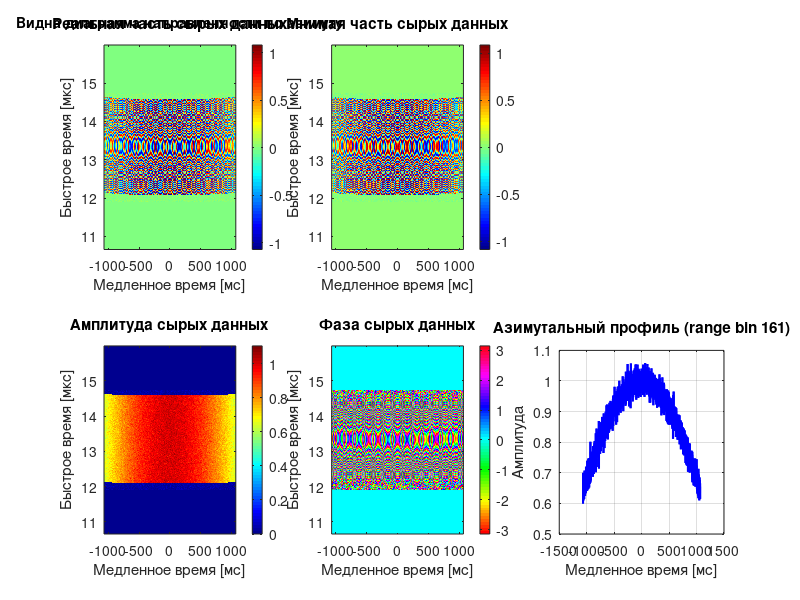
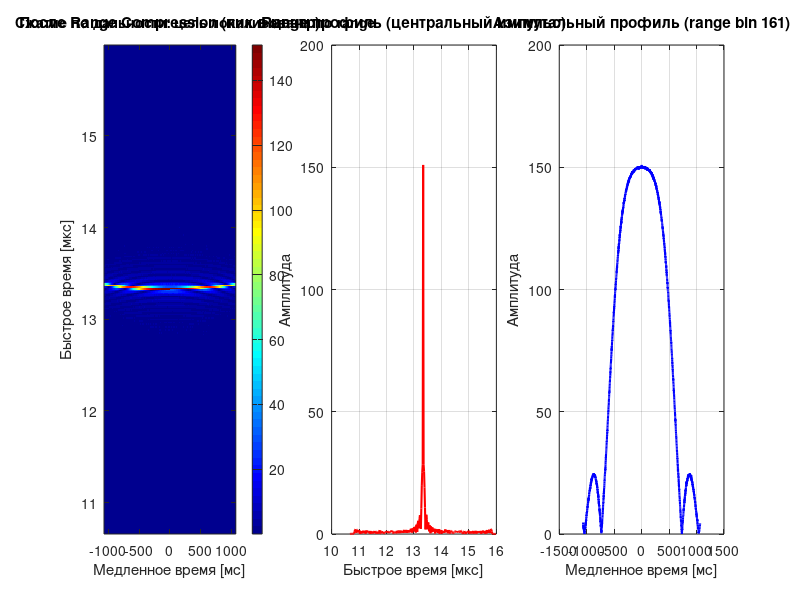
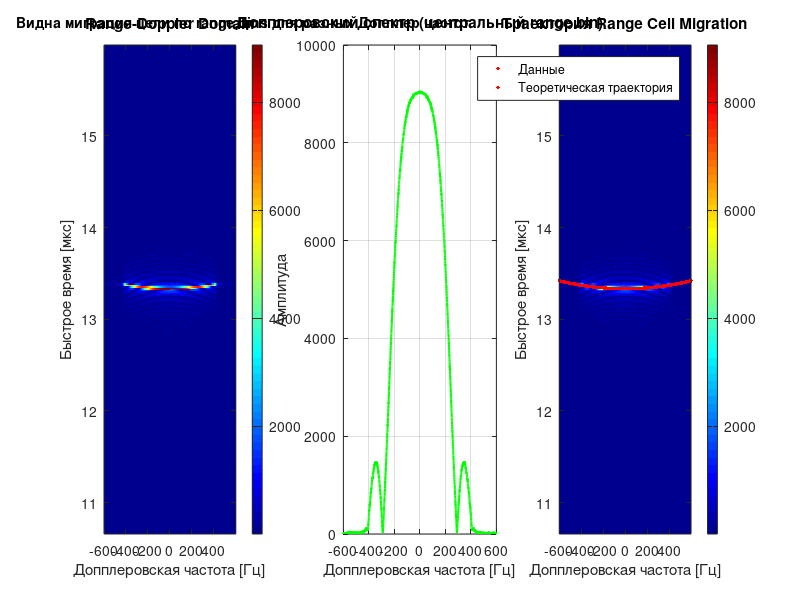
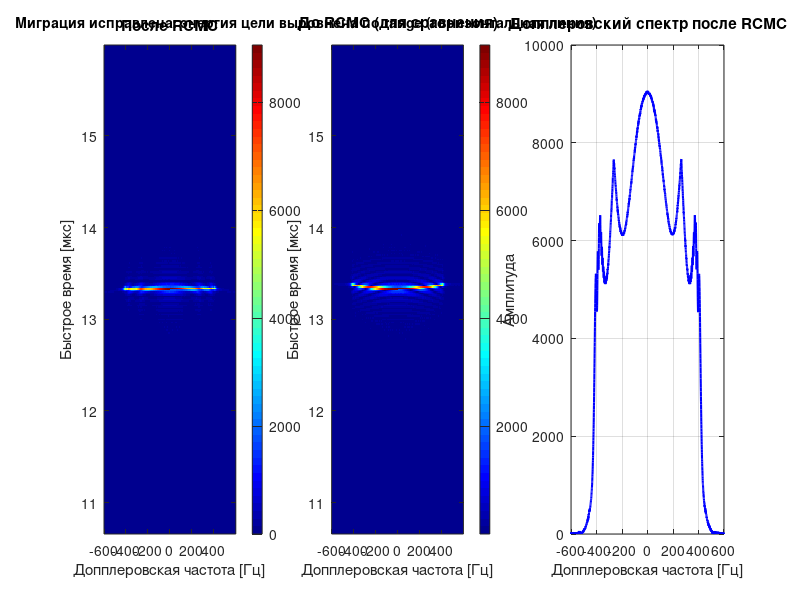

Write the MATLAB code that produced these figures, in order.
% =========================================================================
% Simplified RDA Demo - Single Point Target
% =========================================================================
%
% Упрощённая демонстрация для изучения каждого этапа RDA
% на примере ОДНОЙ точечной цели
%
% Позволяет:
%   - Визуализировать сигнал на каждом этапе
%   - Понять влияние каждой операции
%   - Экспериментировать с параметрами
%
% =========================================================================

clear; close all; clc;

%% ========================================================================
% ПАРАМЕТРЫ - упрощённые для наглядности
% =========================================================================

c = 3e8;                            % Скорость света [м/с]
f0 = 5.3e9;                         % Несущая частота [Гц]
lambda = c / f0;                    % Длина волны [м]

% Параметры платформы
Vr = 150;                           % Скорость [м/с]

% Параметры сигнала
Tr = 2.5e-6;                        % Длительность импульса [с]
Kr = 20e12;                         % Частота модуляции [Гц/с]
Br = abs(Kr * Tr);                  % Полоса [Гц]

% Параметры дискретизации
Fs = 60e6;                          % Частота дискретизации по range [Гц]
PRF = 1200;                         % ЧПИ [Гц]

% Параметры сцены
R0 = 2e3;                           % Дистанция до цели [м]
theta_squint = deg2rad(0);          % Угол squint [рад] Был 3.5 градуса, убрал

% Размеры данных (малые для наглядности)
Naz = 2560;                         % Число импульсов
Nrg = 320;                          % Отсчётов на импульс

Lsca = Naz / PRF * Vr;              % Размер сцены по азимуту [м]
La = lambda * R0 / Lsca;            % Апертура антенны в азимутуальной плоскости [м]

% Доплеровские параметры
f_dc = -2*Vr/lambda * sin(theta_squint); % Допплер центроид [Гц]

fprintf('=== ПАРАМЕТРЫ ===\n');
fprintf('Несущая частота: %.2f ГГц\n', f0/1e9);
fprintf('Длина волны: %.4f м\n', lambda);
fprintf('Разрешение по дальности: %.2f м\n', c/(2*Br));
fprintf('Угол squint: %.2f град\n', rad2deg(theta_squint));
fprintf('Допплер центроид: %.1f Гц\n', f_dc);
fprintf('\n');

%% ========================================================================
% ГЕНЕРАЦИЯ СЫРЫХ ДАННЫХ - одна цель в центре
% =========================================================================

fprintf('Генерация сырых данных для одной цели...\n');

% Оси времени
tau0   = 2*R0/c;                               % задержка до цели
t_fast = tau0 + ((0:Nrg-1) - Nrg/2) / Fs;      % окно вокруг tau0 (строб приёма)
eta_slow = ((0:Naz-1) - Naz/2) / PRF; % Медленное время [с]

% Положение цели - в центре
eta0 = 0;                           % Цель в центре окна по медленному времени
A0 = 1.0;                           % Амплитуда

% Инициализация
S_raw = zeros(Nrg, Naz);

% Генерация сигнала
for m = 1:Naz
    eta = eta_slow(m);  % Время
    
    % История дальности (гипербола)
    R_eta = sqrt(R0^2 + Vr^2 * (eta - eta0)^2);
    
    % Задержка сигнала до цели и обратно
    tau = 2 * R_eta / c;
    
    % Угол на цель
    theta_target = atan2(Vr * (eta-eta0), R0);
    % Доплеровское смещение (справочно, не используется в расчётах)
    doppler = 2 * Vr / lambda * sin(theta_target);
    % Угол относительно максимума антенны
    theta_wa = theta_target - theta_squint;
    % ЛЧМ сигнал
    % по формуле 4.39 из Cumming, 2005.
    % t_fast - окно, фиксировано для R0
    % tau - задержка до цели и обратно, зависит от текущей дальности
    % t_centered - ноль соответствует середине LFM сигнала
    t_centered = t_fast - tau;
    % окно для вырезки LFM - аналог w_r
    range_window = double(abs(t_centered) <= Tr/2);
    % Учёт диаграммы направленности антенны
    w_a = sinc(La * sin(theta_wa) / lambda);   
    % Фазовый член - изменение фазы несущей
    phase_term = exp(-1j * 4 * pi * R_eta / lambda);
    % ЛЧМ по полному окну
    chirp = exp(1j * pi * Kr * t_centered.^2);
    
    % Сигнал
    S_raw(:, m) = A0 * w_a * phase_term * (range_window .* chirp).';
end

fprintf('Max |S_raw| = %.3f\n', max(abs(S_raw(:))));

% Добавить шум
SNR_dB = 25;
signal_power = sum(abs(S_raw(:)).^2) / numel(S_raw);
noise_power = signal_power / (10^(SNR_dB/10));
S_raw = S_raw + sqrt(noise_power/2) * (randn(size(S_raw)) + 1j*randn(size(S_raw)));

% Обнулить края для последующей циклической свёртки
Lref = Tr * Fs + 1;    % Длинна опорного сигнала (нечетная)
Blank_raw = zeros(floor(Lref/2), Naz);
S_raw(1:floor(Lref/2), :) = Blank_raw; % Начало по дальности
S_raw(Nrg - floor(Lref/2) + 1:Nrg, :) = Blank_raw; % Конец по дальности
% Здесь ожидаем максимум свёрнутого сигнала
center_range_bin = floor(Nrg/2) + 1;
center_azimuth_bin = floor(Naz/2) + 1;

fprintf('Сырые данные: %d × %d\n\n', Nrg, Naz);

%% ========================================================================
% ВИЗУАЛИЗАЦИЯ: Raw Data
% =========================================================================

figure('Name', 'ЭТАП 0: Сырые данные', 'Position', [50 50 1400 500]);
% Реальная часть
subplot(2,3,1);
imagesc(eta_slow*1e3, t_fast*1e6, real(S_raw));
xlabel('Медленное время [мс]'); ylabel('Быстрое время [мкс]');
title('Реальная часть сырых данных');
colorbar; axis xy; colormap(gca, jet);

% Мнимая часть
subplot(2,3,2);
imagesc(eta_slow*1e3, t_fast*1e6, imag(S_raw));
xlabel('Медленное время [мс]'); ylabel('Быстрое время [мкс]');
title('Мнимая часть сырых данных');
colorbar; axis xy; colormap(gca, jet);

% Амплитуда
subplot(2,3,4);
imagesc(eta_slow*1e3, t_fast*1e6, abs(S_raw));
xlabel('Медленное время [мс]'); ylabel('Быстрое время [мкс]');
title('Амплитуда сырых данных');
colorbar; axis xy; colormap(gca, jet);

% Фаза
subplot(2,3,5);
imagesc(eta_slow*1e3, t_fast*1e6, angle(S_raw));
xlabel('Медленное время [мс]'); ylabel('Быстрое время [мкс]');
title('Фаза сырых данных');
colorbar; axis xy; colormap(gca, hsv);

% Азимутальный профиль (центральный range bin)
subplot(2,3,6);
plot(eta_slow*1e3, abs(S_raw(center_range_bin, :)), 'b-', 'LineWidth', 1.5);
xlabel('Медленное время [мс]'); ylabel('Амплитуда');
title(sprintf('Азимутальный профиль (range bin %d)', center_range_bin));
grid on;

% Пояснение
annotation('textbox', [0.02 0.95 0.3 0.04], 'String', ...
    'Видна диаграмма направленности по азимуту', ...
    'EdgeColor', 'none', 'FontSize', 10, 'FontWeight', 'bold');

pause(1);

%% ========================================================================
% ЭТАП 1: RANGE COMPRESSION
% =========================================================================

fprintf('ЭТАП 1: Range Compression...\n');

% Опорный чирп от отрицательного до положетельного времени
etalon_chirp_time = ((0:Tr*Fs) - Tr*Fs/2) / Fs;
etalon_chirp = exp(1j * pi * Kr * etalon_chirp_time.^2);

% Нулепаддинг до Nrg
etalon_padded = zeros(Nrg, 1);
etalon_padded(1:min(Lref, Nrg)) = etalon_chirp;
% Сдвигаем циклически назад, так, чтобы центр LFM попал 
% в нулевую (первую) позицию. Тогда при выполнении
% взаимной корреляции получим пик в точке середины LFM 
% принятого сигнала
etalon_padded = circshift(etalon_padded, - floor(Lref / 2));
% Спектр опорного
etalon_spectr = fft(etalon_padded, Nrg);

% Циклическая свёртка (размер Nrg)
S_rc = zeros(Nrg, Naz);
for m = 1:Naz
    S_fft = fft(S_raw(:, m), Nrg);
    S_compressed = S_fft .* conj(etalon_spectr);
    S_rc(:, m) = ifft(S_compressed);
end

fprintf(' Разрешение по дальности: %.2f м\n\n', c/(2*Br));

%% ВИЗУАЛИЗАЦИЯ: Range Compressed
figure('Name', 'ЭТАП 1: Range Compression', 'Position', [60 60 1400 500]);

subplot(1,3,1);
imagesc(eta_slow*1e3, t_fast*1e6, abs(S_rc));
xlabel('Медленное время [мс]'); ylabel('Быстрое время [мкс]');
title('После Range Compression (пик в центр)');
colorbar; axis xy; colormap(gca, jet);

subplot(1,3,2);
plot(t_fast*1e6, abs(S_rc(:, center_azimuth_bin)), 'r-', 'LineWidth', 1.5);
xlabel('Быстрое время [мкс]'); ylabel('Амплитуда');
title('Range профиль (центральный импульс)');
grid on;

subplot(1,3,3);
plot(eta_slow*1e3, abs(S_rc(center_range_bin, :)), 'b-', 'LineWidth', 1.5);
xlabel('Медленное время [мс]'); ylabel('Амплитуда');
title(sprintf('Азимутальный профиль (range bin %d)', center_range_bin));
grid on;

annotation('textbox', [0.02 0.95 0.4 0.04], 'String', ...
    'Сжатие по дальности: цель локализована по range', ...
    'EdgeColor', 'none', 'FontSize', 10, 'FontWeight', 'bold');

pause(1);

%% ========================================================================
% ЭТАП 2: AZIMUTH FFT → Range-Doppler Domain
% =========================================================================

fprintf('ЭТАП 2: Переход в Range-Doppler домен...\n');

% FFT по азимуту
S_rd = fftshift(fft(S_rc, [], 2), 2);

% Ось Допплеровских частот
f_eta = ((0:Naz-1) - Naz/2) * (PRF/Naz) + f_dc;

fprintf('  Диапазон Допплеровских частот: [%.1f, %.1f] Гц\n\n', ...
        min(f_eta), max(f_eta));

%% ВИЗУАЛИЗАЦИЯ: Range-Doppler Domain
figure('Name', 'ЭТАП 2: Range-Doppler Domain', 'Position', [70 70 1400 500]);

subplot(1,3,1);
imagesc(f_eta, t_fast*1e6, abs(S_rd));
xlabel('Допплеровская частота [Гц]'); ylabel('Быстрое время [мкс]');
title('Range-Doppler Domain');
colorbar; axis xy; colormap(gca, jet);

subplot(1,3,2);
plot(f_eta, abs(S_rd(center_range_bin, :)), 'g-', 'LineWidth', 1.5);
xlabel('Допплеровская частота [Гц]'); ylabel('Амплитуда');
title('Допплеровский спектр (центральный range bin)');
grid on;

% Показать траекторию миграции
subplot(1,3,3);
imagesc(f_eta, t_fast*1e6, abs(S_rd));
xlabel('Допплеровская частота [Гц]'); ylabel('Быстрое время [мкс]');
title('Траектория Range Cell Migration');
colorbar; axis xy; colormap(gca, jet);
hold on;

% Теоретическая траектория миграции
for k = 1:length(f_eta)
    f_d = f_eta(k); % Просто частота, которая соответствует этому "бину"
    % Истинная дальность гиперболы для этого f_d
    sin_theta = lambda * f_d / (2 * Vr);  % sin(θ) = λ f_d / (2 V_r)
    cos_theta = sqrt(1 - sin_theta^2);    % cos(θ)
    R_actual = R0 / cos_theta;            % R(θ) = R0 / cos(θ) > R0
    delta_R = R_actual - R0;              % ПОЛОЖИТЕЛЬНОЕ!
    t_migration = 2 * R_actual / c;       % > tau0
    plot(f_eta(k), t_migration*1e6, 'r.', 'MarkerSize', 8);
end
hold off;
legend('Данные', 'Теоретическая траектория', 'Location', 'best');

annotation('textbox', [0.02 0.95 0.5 0.04], 'String', ...
    'Видна миграция цели по range bins для разных Допплер частот', ...
    'EdgeColor', 'none', 'FontSize', 10, 'FontWeight', 'bold');

pause(1);

%% ========================================================================
% ЭТАП 3: RANGE CELL MIGRATION CORRECTION (RCMC)
% =========================================================================

fprintf('ЭТАП 3: Range Cell Migration Correction...\n');

S_rcmc = zeros(Nrg, Naz);
for m = 1:Naz
    f_eta_m = f_eta(m);
    
    % 1. УГОЛ (точно)
    sin_theta = lambda * f_eta_m / (2 * Vr);
    cos_theta = sqrt(max(0, 1 - sin_theta^2));  % защита от |sin| > 1
    
    % 2. ДАЛЬНОСТЬ гиперболы (Cumming eq. 4.2-12)
    R_slant = R0 / cos_theta;  % > R0!
    
    % 3. Миграция (ПОЛОЖИТЕЛЬНАЯ)
    delta_R = R_slant - R0;
    delta_t = 2 * delta_R / c;
    
    % 4. ИНТЕРПОЛЯЦИЯ НАЗАД к R0
    t_shifted = t_fast + delta_t;  % Плюс!
    
    S_rcmc(:, m) = interp1(t_fast, S_rd(:, m), t_shifted, 'linear', 0);
end

fprintf('  Максимальная миграция: %.3f м\n\n', abs(min(R0 * (sqrt(1 - (lambda * f_eta / (2*Vr)).^2) - 1))));

%% ВИЗУАЛИЗАЦИЯ: After RCMC
figure('Name', 'ЭТАП 3: RCMC', 'Position', [80 80 1400 500]);

subplot(1,3,1);
imagesc(f_eta, t_fast*1e6, abs(S_rcmc));
xlabel('Допплеровская частота [Гц]'); ylabel('Быстрое время [мкс]');
title('После RCMC');
colorbar; axis xy; colormap(gca, jet);

subplot(1,3,2);
imagesc(f_eta, t_fast*1e6, abs(S_rd));
xlabel('Допплеровская частота [Гц]'); ylabel('Быстрое время [мкс]');
title('До RCMC (для сравнения)');
colorbar; axis xy; colormap(gca, jet);

subplot(1,3,3);
plot(f_eta, abs(S_rcmc(center_range_bin, :)), 'b-', 'LineWidth', 1.5);
xlabel('Допплеровская частота [Гц]'); ylabel('Амплитуда');
title('Допплеровский спектр после RCMC');
grid on;

annotation('textbox', [0.02 0.95 0.6 0.04], 'String', ...
    'Миграция исправлена: энергия цели выровнена по range (горизонтальная линия)', ...
    'EdgeColor', 'none', 'FontSize', 10, 'FontWeight', 'bold');

pause(1);

%% ========================================================================
% ЭТАП 4: AZIMUTH COMPRESSION
% =========================================================================

fprintf('ЭТАП 4: Azimuth Compression...\n');

% Азимутальный согласованный фильтр
H_ac = zeros(1, Naz);
for m = 1:Naz
    f_eta_m = f_eta(m);
    D_f = sqrt(1 - (lambda * f_eta_m / (2*Vr))^2);
    H_ac(m) = exp(1j * 4 * pi * R0 * D_f / lambda);
end

% Применить фильтр
S_ac = S_rcmc .* repmat(H_ac, Nrg, 1);

% Обратное FFT по азимуту
S_focused = ifft(ifftshift(S_ac, 2), [], 2);

fprintf('  Изображение сфокусировано!\n\n');

%% ВИЗУАЛИЗАЦИЯ: Focused Image
figure('Name', 'ЭТАП 4: Сфокусированное изображение', 'Position', [90 90 1400 500]);

subplot(1,3,1);
imagesc(eta_slow*1e3, t_fast*1e6, abs(S_focused));
xlabel('Азимут [мс]'); ylabel('Дальность [мкс]');
title('Сфокусированное изображение');
colorbar; axis xy; colormap(gca, jet);
hold on;
% Отметить истинное положение цели
plot(0, (2*R0/c)*1e6, 's-', 'MarkerSize', 20, 'LineWidth', 2, ...
    'MarkerEdgeColor', 'r', 'MarkerFaceColor', 'none');
hold off;

% Range профиль
subplot(1,3,2);
plot(t_fast*1e6, abs(S_focused(:, Naz/2)), 'r-', 'LineWidth', 1.5);
xlabel('Дальность [мкс]'); ylabel('Амплитуда');
title('Range профиль через цель');
grid on;
xlim([t_fast(1)*1e6, t_fast(end)*1e6]);

% Азимутальный профиль
subplot(1,3,3);
plot(eta_slow*1e3, abs(S_focused(center_range_bin, :)), 'b-', 'LineWidth', 1.5);
xlabel('Азимут [мс]'); ylabel('Амплитуда');
title('Азимутальный профиль через цель');
grid on;
xlim([eta_slow(1)*1e3, eta_slow(end)*1e3]);

annotation('textbox', [0.02 0.95 0.4 0.04], 'String', ...
    'Цель полностью сфокусирована по range и азимуту', ...
    'EdgeColor', 'none', 'FontSize', 10, 'FontWeight', 'bold');

%% ========================================================================
% СРАВНЕНИЕ: До и После
% =========================================================================

figure('Name', 'СРАВНЕНИЕ: До и После фокусировки', 'Position', [100 100 1200 500]);

subplot(1,2,1);
imagesc(eta_slow*1e3, t_fast*1e6, abs(S_raw));
xlabel('Азимут [мс]'); ylabel('Дальность [мкс]');
title('ДО: Сырые данные');
colorbar; axis xy; colormap(gca, jet);

subplot(1,2,2);
imagesc(eta_slow*1e3, t_fast*1e6, abs(S_focused));
xlabel('Азимут [мс]'); ylabel('Дальность [мкс]');
title('ПОСЛЕ: Сфокусированное изображение');
colorbar; axis xy; colormap(gca, jet);
hold on;
plot(0, (2*R0/c)*1e6, 's-', 'MarkerSize', 20, 'LineWidth', 2, ...
    'MarkerEdgeColor', 'r', 'MarkerFaceColor', 'none');
hold off;

%% ========================================================================
% АНАЛИЗ КАЧЕСТВА ФОКУСИРОВКИ
% =========================================================================

fprintf('=== АНАЛИЗ КАЧЕСТВА ===\n');

% Найти пик
[max_val, max_idx] = max(abs(S_focused(:)));
[peak_range, peak_az] = ind2sub(size(S_focused), max_idx);

fprintf('Пик сигнала:\n');
fprintf('  Range bin: %d (ожидалось ~%d)\n', peak_range, center_range_bin);
fprintf('  Azimuth sample: %d (ожидалось ~%d)\n', peak_az, center_azimuth_bin);
fprintf('  Амплитуда: %.2f\n', max_val);

% PSLR (Peak to Side Lobe Ratio) по range
range_profile = abs(S_focused(:, peak_az));
range_profile = range_profile / max(range_profile); % Нормализация
[~, peak_idx] = max(range_profile);

% Исключить главный лепесток (±5 отсчётов)
mainlobe_width = 5;
sidelobe_region = range_profile;
sidelobe_region(max(1, peak_idx-mainlobe_width):min(Nrg, peak_idx+mainlobe_width)) = 0;
max_sidelobe = max(sidelobe_region);

PSLR_range = 20*log10(1 / max_sidelobe);
fprintf('\nКачество по Range:\n');
fprintf('  PSLR: %.2f дБ\n', PSLR_range);

% PSLR по азимуту
az_profile = abs(S_focused(peak_range, :));
az_profile = az_profile / max(az_profile);
[~, peak_idx_az] = max(az_profile);

sidelobe_region_az = az_profile;
sidelobe_region_az(max(1, peak_idx_az-mainlobe_width):min(Naz, peak_idx_az+mainlobe_width)) = 0;
max_sidelobe_az = max(sidelobe_region_az);

PSLR_az = 20*log10(1 / max_sidelobe_az);
fprintf('\nКачество по Азимуту:\n');
fprintf('  PSLR: %.2f дБ\n', PSLR_az);

%% ========================================================================
% ЭКСПЕРИМЕНТЫ
% =========================================================================

fprintf('\n=== ЭКСПЕРИМЕНТЫ ===\n');
fprintf('Попробуйте изменить параметры в начале файла:\n');
fprintf('  1. theta_squint - увидите изменение f_dc и траектории\n');
fprintf('  2. R0 - изменит величину миграции\n');
fprintf('  3. Vr - повлияет на Допплер и миграцию\n');
fprintf('  4. SNR_dB - уменьшите до 10 дБ и посмотрите на шум\n');
fprintf('\n');

fprintf('=== ГОТОВО ===\n');
fprintf('Все этапы RDA визуализированы.\n');
fprintf('Изучите картинки для понимания каждого шага.\n');
